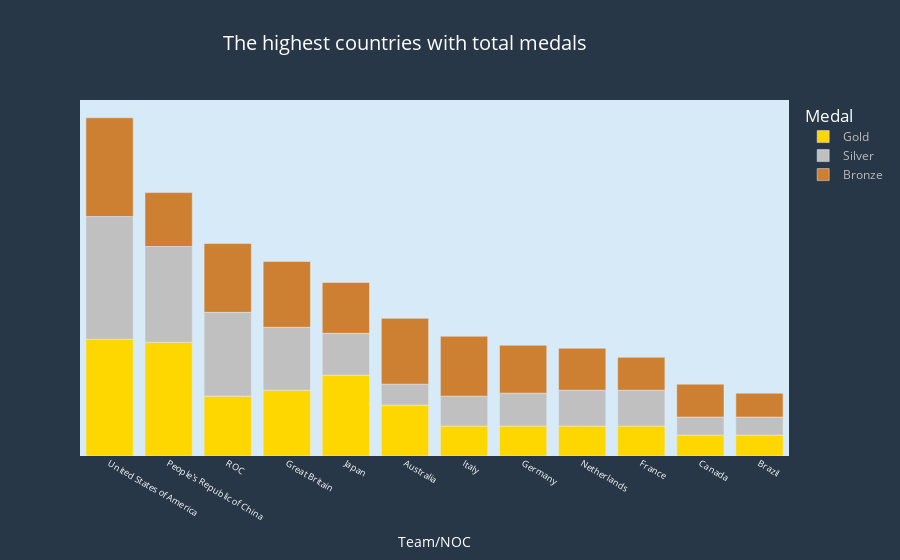

Notebook code for this chart:
### Markdown cell above
## lets combine the reasults

### Code cell
final=total.drop(["Rank","Rank by Total"],axis=1).set_index("Team/NOC")
fig=px.bar(final,x=final.index,y=["Gold","Silver","Bronze"],
       title="The highest countries with total medals",
       labels={"value":"medals","variable":"Medal Type"},
      color_discrete_sequence=["#FFD700","#C0C0C0","#CD7F32"],
       hover_data={"Total":True},
           
      )
fig.update_layout(
title_font_color="#fff",paper_bgcolor="#283747",title_font_size=20,title_x=.45,font_color="#bbb",
    plot_bgcolor="#D6EAF8",legend_title_font_size=17,legend_title_font_color="#fff",
    legend_title_text="Medal")
fig.update_yaxes(showgrid=False,visible=False,title="percent of commencts")
fig.update_xaxes(tickfont_size=9,color="#fff")
fig.update_traces(textfont_size=10)
fig.show()

### Figure 1 — Plotly figure (JSON) as saved in the notebook; plotly's stock layout.template omitted (floating-point values rounded to 4 significant figures)
{"data": [{"alignmentgroup": "True", "customdata": [[113], [88], [71], [65], [58], [46], [40], [37], [36], [33], [24], [21]], "hovertemplate": "Medal Type=Gold<br>Team/NOC=%{x}<br>medals=%{y}<br>Total=%{customdata[0]}<extra></extra>", "legendgroup": "Gold", "marker": {"color": "#FFD700", "pattern": {"shape": ""}}, "name": "Gold", "offsetgroup": "Gold", "orientation": "v", "showlegend": true, "textfont": {"size": 10}, "textposition": "auto", "type": "bar", "x": ["United States of America", "People's Republic of China", "ROC", "Great Britain", "Japan", "Australia", "Italy", "Germany", "Netherlands", "France", "Canada", "Brazil"], "xaxis": "x", "y": [39, 38, 20, 22, 27, 17, 10, 10, 10, 10, 7, 7], "yaxis": "y"}, {"alignmentgroup": "True", "customdata": [[113], [88], [71], [65], [58], [46], [40], [37], [36], [33], [24], [21]], "hovertemplate": "Medal Type=Silver<br>Team/NOC=%{x}<br>medals=%{y}<br>Total=%{customdata[0]}<extra></extra>", "legendgroup": "Silver", "marker": {"color": "#C0C0C0", "pattern": {"shape": ""}}, "name": "Silver", "offsetgroup": "Silver", "orientation": "v", "showlegend": true, "textfont": {"size": 10}, "textposition": "auto", "type": "bar", "x": ["United States of America", "People's Republic of China", "ROC", "Great Britain", "Japan", "Australia", "Italy", "Germany", "Netherlands", "France", "Canada", "Brazil"], "xaxis": "x", "y": [41, 32, 28, 21, 14, 7, 10, 11, 12, 12, 6, 6], "yaxis": "y"}, {"alignmentgroup": "True", "customdata": [[113], [88], [71], [65], [58], [46], [40], [37], [36], [33], [24], [21]], "hovertemplate": "Medal Type=Bronze<br>Team/NOC=%{x}<br>medals=%{y}<br>Total=%{customdata[0]}<extra></extra>", "legendgroup": "Bronze", "marker": {"color": "#CD7F32", "pattern": {"shape": ""}}, "name": "Bronze", "offsetgroup": "Bronze", "orientation": "v", "showlegend": true, "textfont": {"size": 10}, "textposition": "auto", "type": "bar", "x": ["United States of America", "People's Republic of China", "ROC", "Great Britain", "Japan", "Australia", "Italy", "Germany", "Netherlands", "France", "Canada", "Brazil"], "xaxis": "x", "y": [33, 18, 23, 22, 17, 22, 20, 16, 14, 11, 11, 8], "yaxis": "y"}], "layout": {"barmode": "relative", "font": {"color": "#bbb"}, "legend": {"title": {"font": {"color": "#fff", "size": 17}, "text": "Medal"}, "tracegroupgap": 0}, "paper_bgcolor": "#283747", "plot_bgcolor": "#D6EAF8", "title": {"font": {"color": "#fff", "size": 20}, "text": "The highest countries with total medals", "x": 0.45}, "xaxis": {"anchor": "y", "color": "#fff", "domain": [0.0, 1.0], "tickfont": {"size": 9}, "title": {"text": "Team/NOC"}}, "yaxis": {"anchor": "x", "domain": [0.0, 1.0], "showgrid": false, "title": {"text": "percent of commencts"}, "visible": false}}}
